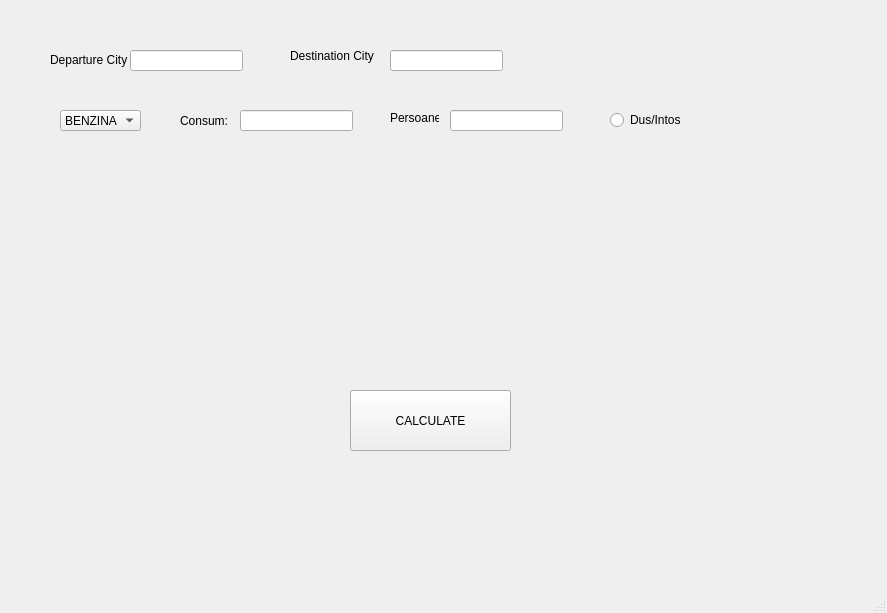
<?xml version="1.0" encoding="UTF-8"?>
<ui version="4.0">
 <class>MainWindow</class>
 <widget class="QMainWindow" name="MainWindow">
  <property name="geometry">
   <rect>
    <x>0</x>
    <y>0</y>
    <width>887</width>
    <height>613</height>
   </rect>
  </property>
  <property name="windowTitle">
   <string>MainWindow</string>
  </property>
  <widget class="QWidget" name="centralwidget">
   <widget class="QLabel" name="departure_city_label">
    <property name="geometry">
     <rect>
      <x>50</x>
      <y>50</y>
      <width>91</width>
      <height>20</height>
     </rect>
    </property>
    <property name="text">
     <string>Departure City</string>
    </property>
    <property name="textFormat">
     <enum>Qt::PlainText</enum>
    </property>
   </widget>
   <widget class="QLineEdit" name="departure_city_lineEdit">
    <property name="geometry">
     <rect>
      <x>130</x>
      <y>50</y>
      <width>113</width>
      <height>21</height>
     </rect>
    </property>
   </widget>
   <widget class="QLabel" name="label">
    <property name="geometry">
     <rect>
      <x>290</x>
      <y>40</y>
      <width>101</width>
      <height>31</height>
     </rect>
    </property>
    <property name="text">
     <string>Destination City</string>
    </property>
   </widget>
   <widget class="QLineEdit" name="destination_city_lineEdit">
    <property name="geometry">
     <rect>
      <x>390</x>
      <y>50</y>
      <width>113</width>
      <height>21</height>
     </rect>
    </property>
   </widget>
   <widget class="QComboBox" name="comboBox">
    <property name="geometry">
     <rect>
      <x>60</x>
      <y>110</y>
      <width>81</width>
      <height>21</height>
     </rect>
    </property>
    <item>
     <property name="text">
      <string>BENZINA</string>
     </property>
    </item>
    <item>
     <property name="text">
      <string>MOTORINA</string>
     </property>
    </item>
   </widget>
   <widget class="QLabel" name="label_2">
    <property name="geometry">
     <rect>
      <x>180</x>
      <y>110</y>
      <width>61</width>
      <height>21</height>
     </rect>
    </property>
    <property name="text">
     <string>Consum:</string>
    </property>
   </widget>
   <widget class="QLabel" name="label_3">
    <property name="geometry">
     <rect>
      <x>390</x>
      <y>110</y>
      <width>49</width>
      <height>16</height>
     </rect>
    </property>
    <property name="text">
     <string>Persoane:</string>
    </property>
   </widget>
   <widget class="QLineEdit" name="consum_lineEdit">
    <property name="geometry">
     <rect>
      <x>240</x>
      <y>110</y>
      <width>113</width>
      <height>21</height>
     </rect>
    </property>
   </widget>
   <widget class="QLineEdit" name="persoane_lineEdit_2">
    <property name="geometry">
     <rect>
      <x>450</x>
      <y>110</y>
      <width>113</width>
      <height>21</height>
     </rect>
    </property>
   </widget>
   <widget class="QRadioButton" name="radioButton">
    <property name="geometry">
     <rect>
      <x>610</x>
      <y>110</y>
      <width>89</width>
      <height>20</height>
     </rect>
    </property>
    <property name="text">
     <string>Dus/Intos</string>
    </property>
   </widget>
   <widget class="QPushButton" name="pushButton">
    <property name="geometry">
     <rect>
      <x>350</x>
      <y>390</y>
      <width>161</width>
      <height>61</height>
     </rect>
    </property>
    <property name="text">
     <string>CALCULATE</string>
    </property>
   </widget>
   <widget class="QLabel" name="image_label_2">
    <property name="geometry">
     <rect>
      <x>0</x>
      <y>0</y>
      <width>881</width>
      <height>611</height>
     </rect>
    </property>
    <property name="text">
     <string/>
    </property>
    <property name="pixmap">
     <pixmap resource="../../Desktop/yesss.qrc">:/newPrefix/PycharmProjects/lesson_30/imagine_roady_app3.png</pixmap>
    </property>
    <property name="scaledContents">
     <bool>true</bool>
    </property>
   </widget>
   <zorder>image_label_2</zorder>
   <zorder>departure_city_label</zorder>
   <zorder>departure_city_lineEdit</zorder>
   <zorder>label</zorder>
   <zorder>destination_city_lineEdit</zorder>
   <zorder>comboBox</zorder>
   <zorder>label_2</zorder>
   <zorder>label_3</zorder>
   <zorder>consum_lineEdit</zorder>
   <zorder>persoane_lineEdit_2</zorder>
   <zorder>radioButton</zorder>
   <zorder>pushButton</zorder>
  </widget>
  <widget class="QMenuBar" name="menubar">
   <property name="geometry">
    <rect>
     <x>0</x>
     <y>0</y>
     <width>887</width>
     <height>22</height>
    </rect>
   </property>
  </widget>
  <widget class="QStatusBar" name="statusbar"/>
 </widget>
 <resources>
  <include location="../../Desktop/resturi leseeon 30/yes.qrc"/>
  <include location="../../Desktop/yesss.qrc"/>
 </resources>
 <connections/>
</ui>
